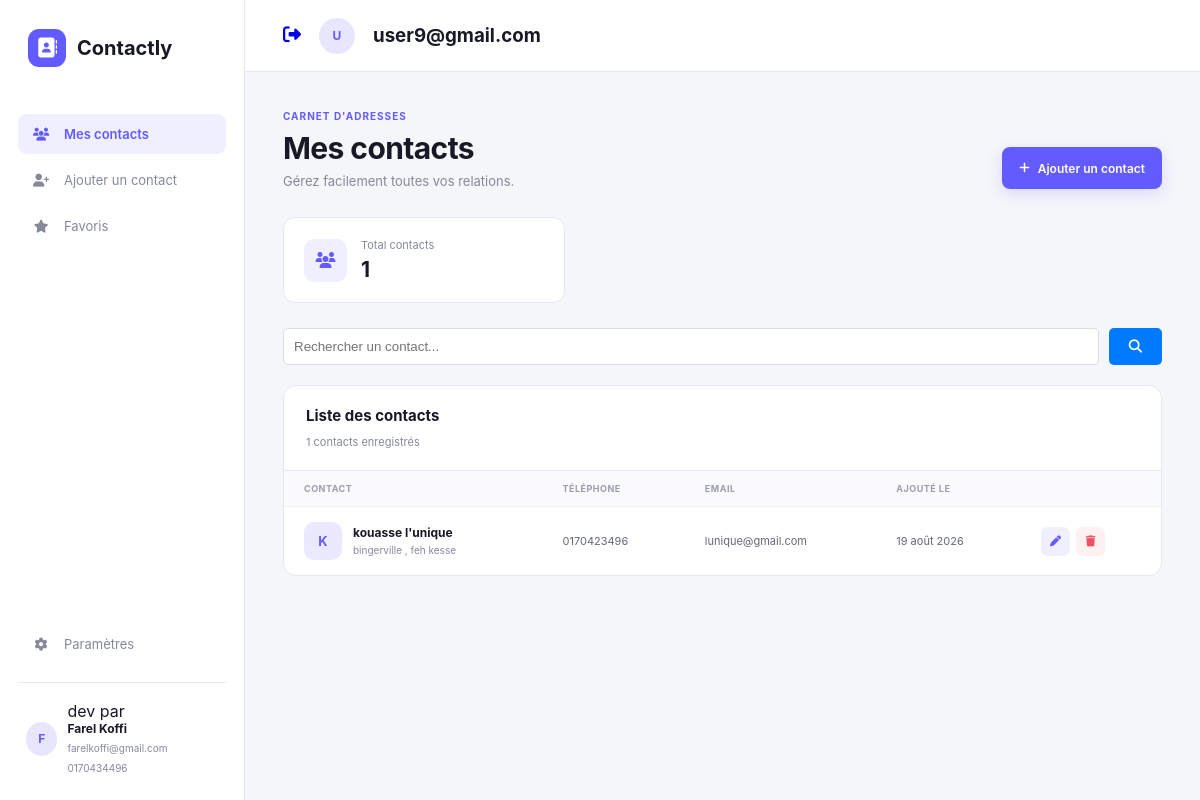
/acceuil/ (signed in), run on the app's committed database.
### gestion_user/models.py (models this page shows)
class User (AbstractUser):
    pass

### adressebook/models.py (models this page shows, shortened)
class Contact(models.Model):
    user = models.ForeignKey( User ,null=True,blank=True,on_delete=models.CASCADE)
    nom = models.CharField(max_length=180)
    prenom=models.CharField(max_length=200 , null=True,blank=True)
    telephone=models.CharField(max_length=20)
    email = models.EmailField(null=True,blank=True)
    note = models.TextField(null=True,blank=True)
    date_creation = models.DateField(auto_now_add=True)
    derniere_modification = models.DateField(auto_now=True)
    adresse = models.CharField(max_length=300,null=True,blank=True)

### adressebook/views.py (the view, shortened to what this page needs)
# urls.py: path('acceuil/',index,name='index'),
@login_required(login_url='auth')
def index(request):
    contacts = Contact.objects.filter( user = request.user)
    nombre_contacts = contacts.count()
    query =request.GET.get('recherche')
    return render(request, 'index.html' , {'contacts': contacts, 'nombre_contacts':nombre_contacts,
                                           'search_query':query})

### adressebook/templates/index.html (shortened to what this page needs)
{% extends 'base.html' %}
{% load static %}
{% block content %}
        <div class="content">
            <div class="content-header">
                <div>
                    <span class="eyebrow">
                        CARNET D'ADRESSES
                    </span>
                    <h1>Mes contacts</h1>
                    <p>
                        Gérez facilement toutes vos relations.
                    </p>
                </div>
                <a href="{% url 'ajouter' %}" class="primary-button">
                    <i class="fa-solid fa-plus"></i>
                    Ajouter un contact
                </a>
            </div>
            <div class="stats">
                <div class="stat-card">
                    <div class="stat-icon purple">
                        <i class="fa-solid fa-users"></i>
                    </div>
                    <div>
                        <span>Total contacts</span>
                        <strong>{{ contacts|length }}</strong>
                    </div>
                </div>
            </div>
            <div class="search-bar">
    <form method="get" action="{% url 'index' %}">
        <input
            type="text"
            name="recherche"
            placeholder="Rechercher un contact..."
            value="{{ request.GET.recherche }}"
        >
        <button type="submit">
            <i class="fa-solid fa-magnifying-glass"></i>
        </button>
    </form>
</div>
            <section class="contacts-section">
                <div class="section-header">
                    <div>
                        <h2>Liste des contacts</h2>
                        <span> {{ contacts|length }} contacts enregistrés</span>
                    </div>
                </div>
                <div class="table-wrapper">
                    <table>
                        <thead>
                            <tr>
                                <th>CONTACT</th>
                                <th>TÉLÉPHONE</th>
                                <th>EMAIL</th>
                                <th>AJOUTÉ LE</th>
                                <th></th>
                            </tr>
                        </thead>
                        <tbody>
                         {% for contact in contacts %}
                            <tr>
                                <td>
                                    <div class="contact-cell">
                                        <div class="contact-avatar purple">
                                            {{ contact.nom|slice:":1"|upper }}
                                        </div>
                                        <div>
                                            <strong>{{ contact.nom }} {{ contact.prenom }}</strong>
                                            <small>{{ contact.adresse }}</small>
                                        </div>
                                    </div>
                                </td>
                                <td>
                                    {{ contact.telephone }}
                                </td>
                                <td>
                                    {{ contact.email }}
                                </td>
                                <td>
                                    {{ contact.date_creation }}
                                </td>
                                <td>
                                    <div class="actions">
                                        <a
                                            href="{% url 'modifier' contact.id %}"
                                            class="action edit"
                                            title="Modifier"
                                        >
                                            <i class="fa-solid fa-pen"></i>
                                        </a>
                                        <a
                                            href="{% url 'suprimer' contact.id %}"
                                            class="action delete"
                                            title="Supprimer"
                                        >
                                            <i class="fa-solid fa-trash"></i>
                                        </a>
                                    </div>
                                </td>
                            </tr>
                            {% empty %}
                            <tr>
                                <td>ajouter des contact  </td>
                            </tr>
                        {% endfor %}
                        </tbody>
                    </table>
                </div>
            </section>
        </div>
    </main>
{% endblock %}

### adressebook/templates/base.html (shortened to what this page needs)
{% load static %}
<!DOCTYPE html>
<html lang="fr">
<head>
    <link rel="stylesheet" href="{% static 'style.css' %}">
    <link
        rel="stylesheet"
        href="https://cdnjs.cloudflare.com/ajax/libs/font-awesome/6.5.2/css/all.min.css"
    >
</head>
<body>
<div class="app">
    <aside class="sidebar">
        <div class="logo">
            <div class="logo-icon">
                <i class="fa-solid fa-address-book"></i>
            </div>
            <span>Contactly</span>
        </div>
        <nav class="navigation">
            <a href="{% url 'index' %}" class="nav-link active">
                <i class="fa-solid fa-users"></i>
                <span>Mes contacts</span>
            </a>
            <a href="{% url 'ajouter' %}" class="nav-link">
                <i class="fa-solid fa-user-plus"></i>
                <span>Ajouter un contact</span>
            </a>
            <a href="#" class="nav-link">
                <i class="fa-solid fa-star"></i>
                <span>Favoris</span>
            </a>
        </nav>
        <div class="sidebar-bottom">
            <a href="{% url 'parametre' %}" class="nav-link">
                <i class="fa-solid fa-gear"></i>
                <span>Paramètres</span>
            </a>
            <div class="user-mini">
                <div class="user-avatar">
                    F
                </div>
                <div>
                    <p> dev par </p>
                    <strong>Farel Koffi</strong>
                    <small> farelkoffi@gmail.com
                        0170434496
                    </small>
                </div>
            </div>
        </div>
    </aside>
    <main class="main">
        <header class="topbar">
            <div class="topbar-actions">
            {% if user.is_authenticated %}
                <button class="icon-button">
                     <a href="{% url 'deconnexion' %}">  <i class="fa-solid fa-right-from-bracket"></i> </a>
                </button>
                <div class="top-avatar">
                {{ user.email|slice:":1"|upper }}
                </div>
                <h3>{{ user.email }}</h3>
            {% endif %}
            </div>
        </header>
        {% block content %}
        {% endblock %}

### data on the page
User: email "U", email "user9@gmail.com"
Contact: nom "K", nom "kouasse", prenom "l'unique", adresse "bingerville , feh kesse", telephone "0170423496", email "lunique@gmail.com", date_creation "19 août 2026"

### other printed values
{{ contacts|length }} "1"
